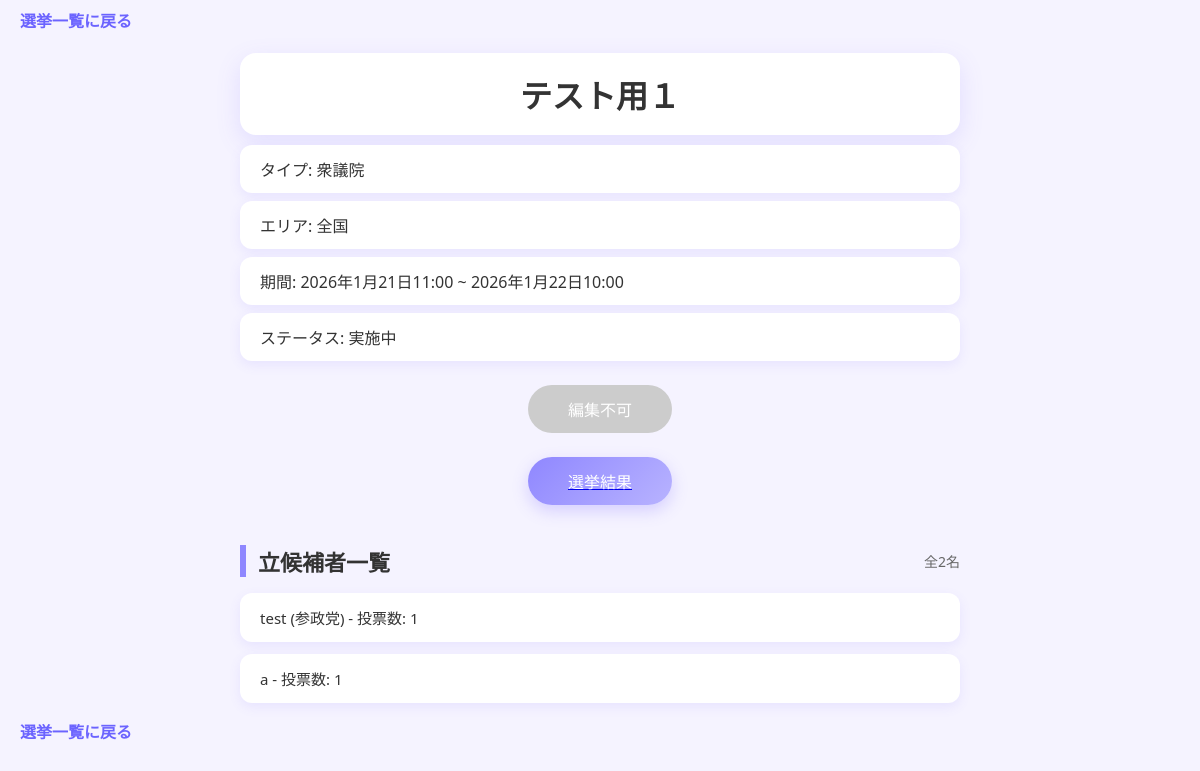
Screenshot of /administrator/election/15/ (signed in) with the database file from the repository.
### electionapp/models.py (models this page shows, shortened)
class Election(models.Model):
    name=models.CharField(max_length=50)
    type=models.CharField(max_length=20)
    start_date=models.DateTimeField()
    end_date=models.DateTimeField()
    status=models.CharField(max_length=10)  # 入力例： "未実施", "実施中", "終了"
    administrator=models.ForeignKey(
        'administrator.Administrator',
        on_delete=models.PROTECT,
    )
    area=models.ForeignKey(
        Area,
        null=True,
        on_delete=models.CASCADE,
    )

class Area(models.Model):
    name=models.CharField()
    parent = models.ForeignKey('self', null=True, blank=True, on_delete=models.CASCADE)

class Candidate(models.Model):
    name=models.CharField()
    election=models.ForeignKey(
        Election,
        on_delete=models.PROTECT,
    )
    party=models.ForeignKey(
        Party,
        on_delete=models.SET_NULL,
        null=True,
    )

class Party(models.Model):
    name=models.CharField()

### administrator/views.py (the view)
# urls.py: path('election/<int:pk>/', views.ElectionDetailView.as_view(), name='election_detail'),
class ElectionDetailView(AdministratorLoginRequiredMixin, DetailView):
    model = Election
    template_name = 'administrator/election_detail.html'
    context_object_name = 'election'
    def get_context_data(self, **kwargs):
        context = super().get_context_data(**kwargs)
        election = self.object
        candidates = Candidate.objects.filter(election=election)
        candidate_data = []
        for candidate in candidates:
            vote_result = CandidateVoteResult.objects.filter(
                election=election,
                candidate=candidate
            ).first()
            vote_count = vote_result.result if vote_result else 0
            candidate_data.append({
                'candidate': candidate,
                'vote_count': vote_count
            })
        context['candidate_data'] = candidate_data
        return context

### administrator/mixins.py (called while the page is built)
    def dispatch(self, request, *args, **kwargs):
        if 'login_id' not in request.session:
            return redirect('administrator:login')
        return super().dispatch(request, *args, **kwargs)

### administrator/templates/administrator/election_detail.html (shortened to what this page needs)
<!DOCTYPE html>
<html lang="ja">
<head>
    {% load static %}
    <link rel="stylesheet" href="{% static 'administrator/election_detail.css' %}">
</head>
<body>
<a href="{% url 'administrator:election_list' %}" class="back-btn">選挙一覧に戻る</a>
<h1>{{ election.name }}</h1>
<p>タイプ: {{ election.type }}</p>
<p>エリア: {{ election.area.name }}</p>
<p>期間: {{ election.start_date }} ~ {{ election.end_date }}</p>
<p>ステータス: {{ election.status }}</p>
{% if election.status == "未実施" %}
    <a href="{% url 'administrator:election_edit' election.pk %}">
        <button>編集する</button>
    </a>
{% else %}
    <button disabled>編集不可</button>
{% endif %}
<a href="{% url 'administrator:election_result' election.pk %}">
    <button>選挙結果</button>
</a>
<div class="candidate-header">
    <h2>立候補者一覧</h2>
    <p>全{{ candidate_data|length }}名</p>
</div>
<ul>
{% for item in candidate_data %}
    <li>
        {{ item.candidate.name }}
        {% if item.candidate.party %}
            ({{ item.candidate.party.name }})
        {% endif %}
        - 投票数: {{ item.vote_count }}
    </li>
{% endfor %}
</ul>
<a href="{% url 'administrator:election_list' %}" class="back-btn">選挙一覧に戻る</a>
</body>
</html>

### administrator/static/administrator/election_detail.css (style rules this page uses)
* { box-sizing: border-box; font-family: "Segoe UI", "Hiragino Kaku Gothic ProN", sans-serif; }
body { background: #f5f3ff; margin: 0; padding: 8px 20px; color: #333; }
.back-btn { display: inline-block; margin-bottom: 0px; text-decoration: none; color: #6b63ff; font-weight: 600; }
body > h1, body > p, body > h2, body > ul, body > a + button { max-width: 720px; margin-left: auto; margin-right: auto; }
h1 { background: white; padding: 18px; border-radius: 16px; box-shadow: 0 8px 24px rgba(120, 100, 255, 0.15); text-align: center; margin-bottom: 10px; }
p { background: white; padding: 12px 20px; border-radius: 12px; margin: 8px auto; box-shadow: 0 4px 12px rgba(120, 100, 255, 0.1); }
button { display: block; margin: 24px auto; padding: 12px 40px; font-size: 16px; border-radius: 30px; border: none; cursor: pointer; background: linear-gradient(135deg, #8f87ff, #b8b3ff); color: white; box-shadow: 0 6px 16px rgba(120, 100, 255, 0.25); }
button:disabled { background: #ccc; box-shadow: none; cursor: not-allowed; }
h2 { margin-top: 40px; margin-bottom: 16px; padding-left: 12px; border-left: 6px solid #8f87ff; font-size: 22px; }
ul { list-style: none; padding: 0; }
li { background: white; padding: 14px 20px; margin-bottom: 12px; border-radius: 12px; box-shadow: 0 4px 12px rgba(120, 100, 255, 0.1); font-size: 15px; }
.candidate-header { display: flex; align-items: center; max-width: 720px; margin: 40px auto 16px; }
.candidate-header h2 { margin: 0; padding-left: 12px; border-left: 6px solid #8f87ff; font-size: 22px; }
.candidate-header p { margin: 0 0 0 auto; background: none; box-shadow: none; padding: 0; font-size: 14px; color: #666; }

### rows the page displays
Election: name "テスト用１", type "衆議院", area.name "全国", start_date "2026年1月21日11:00", end_date "2026年1月22日10:00", status "実施中"
Candidate: candidate.name "test", candidate.party.name "参政党", vote_count "1"
Candidate: candidate.name "a", vote_count "1"

### other values shown
{{ candidate_data|length }} "2"
